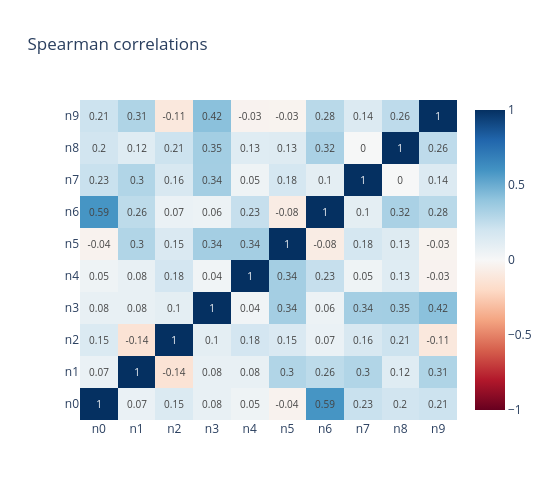

The notebook cell this image was saved under:
### Code cell
fig = braintools.visualize.interactive_correlation_matrix(counts[:10].T, labels=[f"n{i}" for i in range(10)],
                                                          method="spearman", title="Spearman correlations",
                                                          width=550, height=500)
fig
